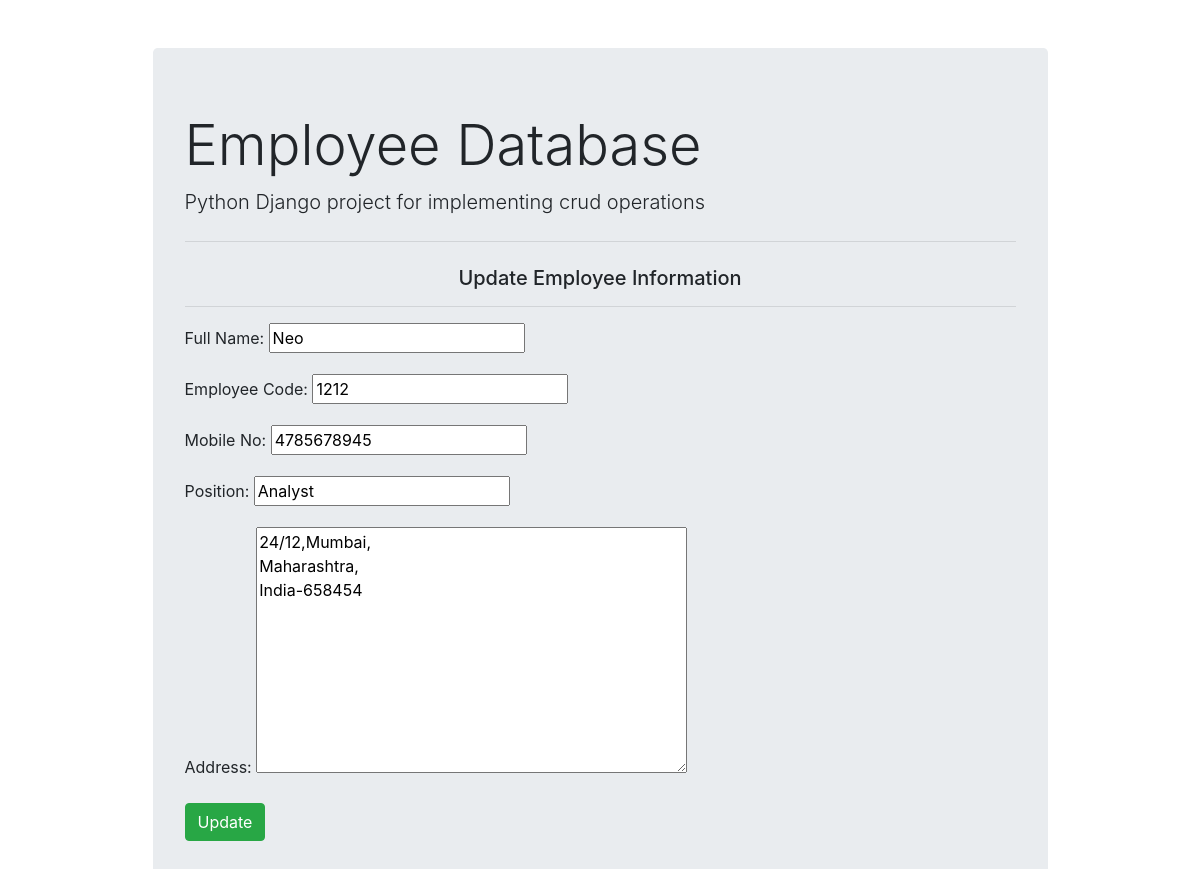
The page /update/15/ on the database its author committed.
### app/models.py (models this page shows)
class Employee(models.Model):
 fullname=models.CharField(max_length=100)
 emp_code=models.CharField(max_length=10)
 mobile=models.CharField(max_length=10)
 address=models.TextField(max_length=100)
 position=models.CharField(max_length=10)

### app/views.py (the view)
# urls.py: path('update/<int:id>/', views.update,name="updatedata"),
def update(request,id):
    if request.method == "POST":
     form = Employee.objects.get(pk=id)
     form = EmployeeForm(request.POST,instance=form)
     if form.is_valid():
            form.save()
            return redirect('/list/')
    else:
     form = Employee.objects.get(pk=id)
     form = EmployeeForm(instance=form)
    return render(request,"update.html",{'form':form})

### app/forms.py
class EmployeeForm(forms.ModelForm):
    class Meta:
        model = Employee
        fields = ('fullname','emp_code','mobile','position','address')
        labels={
            'fullname':'Full Name',
            'mobile':'Mobile No',
            'emp_code':'Employee Code'
        }

### templates/update.html (shortened to what this page needs)
{% extends "base.html" %}
{% load crispy_forms_tags %}
    {% block content %}
           <center> <h5>Update Employee Information </h5></center><hr>
               <form action="" method="POST">
                  {{form.as_p}}
                  <input type="submit" class="btn btn-success" value="Update">
               </form>
    {% endblock content %}

### rows shown on the page
Employee: fullname "Neo", emp_code "1212", mobile "4785678945", position "Analyst", address "24/12,Mumbai, Maharashtra, India-658454"
